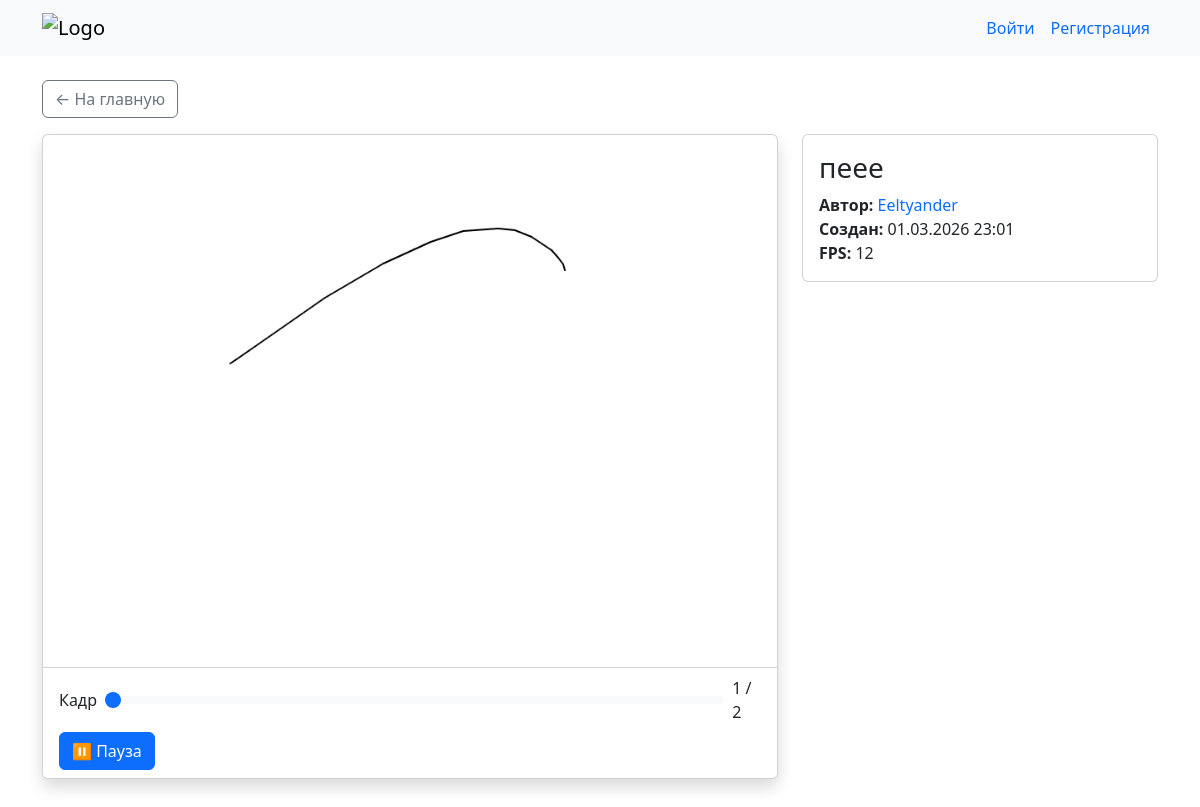
Page /cartoon/6/ on the committed database.
### cartoons/models.py (models this page shows, shortened)
class Cartoon(models.Model):
    title = models.CharField(max_length=200, verbose_name="Название")
    author = models.ForeignKey(User, on_delete=models.CASCADE,
                               related_name='cartoons')
    created_at = models.DateTimeField(auto_now_add=True)
    updated_at = models.DateTimeField(auto_now=True)
    preview = models.ImageField(upload_to='cartoons/gifs/')
    frames_data = models.JSONField(default=dict, blank=True)
    fps = models.PositiveSmallIntegerField(default=12)
    class Meta:
        ordering = ['-created_at']  # сортировка по новизне

### cartoons/views.py (the view)
# urls.py: path('cartoon/<int:pk>/', views.detail, name='detail'),
def detail(request, pk):
    cartoon = get_object_or_404(Cartoon, pk=pk)
    context = {'cartoon': cartoon}
    if cartoon.frames_data:
        context['frames_json'] = json.dumps(cartoon.frames_data)
    return render(request, 'cartoons/detail.html', context)

### cartoons/templates/cartoons/detail.html (shortened to what this page needs)
{% extends "base.html" %}
{% load static %}
{% block content %}
<div class="mb-3">
    <a href="{% url 'index' %}" class="btn btn-outline-secondary">← На главную</a>
</div>
<div class="row">
    <div class="col-md-8">
        {% if frames_json %}
        <div class="card shadow mb-3">
            <div class="card-body text-center">
                <img id="frame-display" src="" alt="Кадр" class="img-fluid rounded" style="max-height: 500px;">
            </div>
            <div class="card-footer bg-white">
                <div class="d-flex align-items-center gap-2 mb-2">
                    <span>Кадр</span>
                    <input type="range" id="frame-slider" class="form-range" min="0" max="0" value="0">
                    <span id="frame-counter">0 / 0</span>
                </div>
                <div class="d-flex gap-2">
                    <button id="play-pause-btn" class="btn btn-primary">▶️ Воспроизвести</button>
                </div>
            </div>
        </div>
        {% else %}
        {% if cartoon.preview %}
        <img src="{{ cartoon.preview.url }}" class="img-fluid rounded shadow" alt="{{ cartoon.title }}">
        {% endif %}
        {% endif %}
    </div>
    <div class="col-md-4">
        <div class="card">
            <div class="card-body">
                <h1 class="card-title h3">{{ cartoon.title }}</h1>
                <p class="card-text">
                    <strong>Автор:</strong> <a href="{% url 'user_profile' username=cartoon.author.username %}" class="text-decoration-none">{{ cartoon.author.username }}</a><br>
                    <strong>Создан:</strong> {{ cartoon.created_at|date:"d.m.Y H:i" }}<br>
                    <strong>FPS:</strong> {{ cartoon.fps }}
                </p>
            </div>
        </div>
    </div>
</div>
{% endblock %}

### rows in the picture
Cartoon: title "пеее", author.username "Eeltyander", created_at "01.03.2026 23:01", fps "12"
